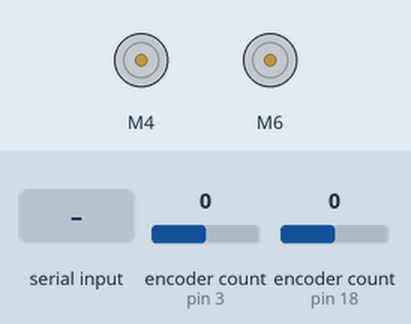
A sketch run on a simulated Arduino Uno, built with avr-gcc and run on an emulated ATmega328P. Shown: 2 × DC motor (green arrow = forward, orange = backward, longer = faster). Inputs (shaded band) come from the test bench; at power-on: encoder count (sensors on pin 3, pin 18) 0. What the sketch prints to the serial monitor is not drawn.

Above: at 1.2 s.
1.3 s: "90,45\n" received over Serial
At 1.8 s:
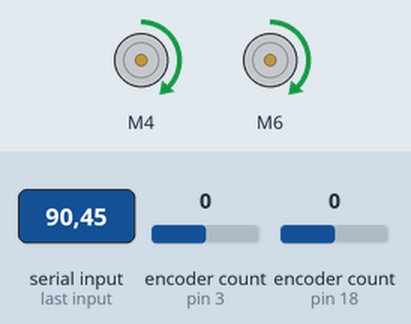
2.8 s: "30,150\n" received over Serial
At 4.0 s:
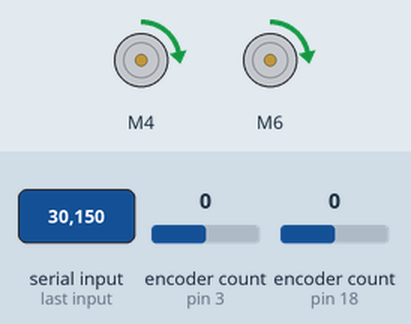
4.3 s: "200\n" received over Serial
At 5.5 s:
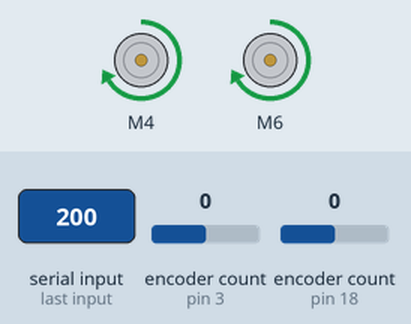
11.8 s: "90\n" received over Serial
At 12.1 s:
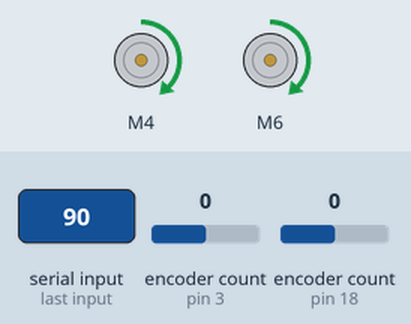
Timing chart, 0 to 14.8 s (numbered marks = the images above; inputs shaded):
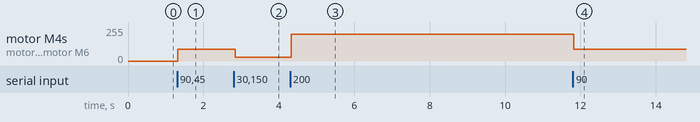

Measured:
- after the input at 1.3 s, motor M4, motor M6: stopped → forward 90/255 at once
- after the input at 2.8 s, motor M4, motor M6: forward 90/255 → forward 30/255 after 0.05 s
- after the input at 4.3 s, motor M4, motor M6: forward 30/255 → forward 200/255 at once
- after the input at 11.8 s, motor M4, motor M6: forward 200/255 → forward 90/255 at once

The sketch:

MOTOR_DUAL_SPEED_CONTROL_MDD3A_ENCODER.ino
```cpp
#include "CytronMotorDriver.h"
#include <util/atomic.h>
#define ENCODER_OPTIMIZE_INTERRUPTS
#include <Encoder.h>

#define MOTOR1_CHA 3
#define MOTOR1_CHB 2
#define MOTOR2_CHA 18
#define MOTOR2_CHB 19

#define PPR1 560.0f
#define GEAR_RATIO1 20.0f

#define PPR2 560.0f
#define GEAR_RATIO2 20.0f

CytronMD motor1(PWM_PWM, 4, 5);
CytronMD motor2(PWM_PWM, 6, 7);
Encoder MA(MOTOR1_CHA,MOTOR1_CHB);

Encoder MB(MOTOR2_CHA,MOTOR2_CHB);

String inputString = "";         // a String to hold incoming data
bool stringComplete = false;  // whether the string is complete

int pos1_last = 0;
int pos2_last = 0;
volatile long int pos1 = 0;
volatile long int pos2 = 0;
int t1 = 0, t2 = 0;

void setup() {
  // put your setup code here, to run once:
  Serial.begin(9600);
  inputString.reserve(200);

  pinMode(MOTOR1_CHA, INPUT);
  pinMode(MOTOR1_CHB, INPUT);

  pinMode(MOTOR2_CHA, INPUT);
  pinMode(MOTOR2_CHB, INPUT);

//  attachInterrupt(digitalPinToInterrupt(MOTOR1_CHA), readEncoder1, RISING);
//  attachInterrupt(digitalPinToInterrupt(MOTOR2_CHA), readEncoder2, RISING);

//  attachInterrupt(digitalPinToInterrupt(MOTOR1_CHA), readEncoder1, CHANGE);
//  attachInterrupt(digitalPinToInterrupt(MOTOR1_CHB), readEncoder1, CHANGE);
//
//  attachInterrupt(digitalPinToInterrupt(MOTOR2_CHA), readEncoder2, CHANGE);
//  attachInterrupt(digitalPinToInterrupt(MOTOR2_CHB), readEncoder1, CHANGE);
  t1 = t2 = millis();
}

int s = 0;
float n1 = 0.0, n1_last = 0.0;
float n2 = 0.0, n2_last = 0.0;

void loop() {
  // put your main code here, to run repeatedly:
  t1 = millis();
  int M1_pos = MA.read();
  int M2_pos = MB.read();
  int dt = (t1-t2);
  t2 = t1;

  n1 = (float) M1_pos/(PPR1);
  n2 = (float) M2_pos/(PPR2);

  float rpm1 = (n1 - n1_last)/dt*60000;
  float rpm2 = (n2 - n2_last)/dt*60000;

  if (stringComplete) {
    stringComplete = false;
    s = inputString.toInt();
    inputString = "";
  }

  s = s > 255 ? 255 : s;
  s = s < -255 ? -255: s;

  motor1.setSpeed(s);
  motor2.setSpeed(s);
//  pos1 = MA.read();
  String str = "pos1 = " + String(n1) + " RPM1 = " + String(rpm1) + " pos2 = " + String(n2) + " RPM2 = " + String(rpm2);
  Serial.println(str);

  n1_last = n1;
  n2_last = n2;
  delay(10);
}

void serialEvent() {
  while (Serial.available()) {
    // get the new byte:
    char inChar = (char)Serial.read();
    // add it to the inputString:
    // if the incoming character is a newline, set a flag so the main loop can
    // do something about it:
    if (inChar == '\n') {
      stringComplete = true;
      return;
    }
    inputString += inChar;
  }
}

//void readEncoder1(){
//  int b = digitalRead(MOTOR1_CHB);
//  if (b > 0){
//    pos1++;
//  } else {
//    pos1--;
//  }
//}
//
//void readEncoder2(){
//  int b = digitalRead(MOTOR2_CHB);
//  if (b > 0){
//    pos2++;
//  } else {
//    pos2--;
//  }
//}

//void readEncoder1() {
//  int MSB = digitalRead(MOTOR1_CHA);
//  int LSB = digitalRead(MOTOR1_CHB);
//
//  int encoded = (MSB << 1)| LSB;
//  int sum = (pose1_last << 2) | encoded;
//
//  if(sum == 0b1101 || sum == 0b0100 || sum == 0b0010 || sum == 0b1011) pos1++;
//  if(sum == 0b1110 || sum == 0b0111 || sum == 0b0001 || sum == 0b1000) pos1--;
//
//  pose1_last = encoded;
//}
//
//void readEncoder2() {
//  int MSB = digitalRead(MOTOR2_CHA);
//  int LSB = digitalRead(MOTOR2_CHB);
//
//  int encoded = (MSB << 1)| LSB;
//  int sum = (pose2_last << 2) | encoded;
//
//  if(sum == 0b1101 || sum == 0b0100 || sum == 0b0010 || sum == 0b1011) pos2++;
//  if(sum == 0b1110 || sum == 0b0111 || sum == 0b0001 || sum == 0b1000) pos2--;
//
//  pose2_last = encoded;
//}
```
